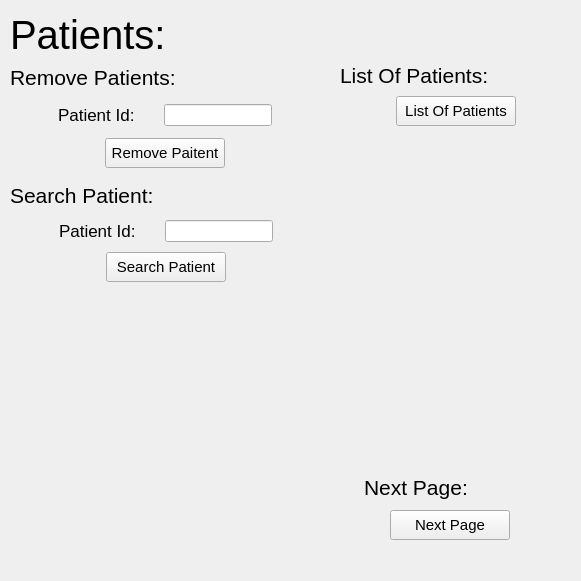
   <widget class="QWidget" name="Patients">
    <widget class="QLabel" name="label_5">
     <property name="geometry">
      <rect>
       <x>10</x>
       <y>10</y>
       <width>160</width>
       <height>50</height>
      </rect>
     </property>
     <property name="minimumSize">
      <size>
       <width>160</width>
       <height>50</height>
      </size>
     </property>
     <property name="maximumSize">
      <size>
       <width>160</width>
       <height>50</height>
      </size>
     </property>
     <property name="font">
      <font>
       <pointsize>30</pointsize>
      </font>
     </property>
     <property name="text">
      <string>Patients:</string>
     </property>
    </widget>
    <widget class="QWidget" name="layoutWidget">
     <property name="geometry">
      <rect>
       <x>10</x>
       <y>60</y>
       <width>310</width>
       <height>110</height>
      </rect>
     </property>
     <layout class="QVBoxLayout" name="verticalLayout_4">
      <item>
       <layout class="QHBoxLayout" name="horizontalLayout_12">
        <item>
         <widget class="QLabel" name="label_6">
          <property name="minimumSize">
           <size>
            <width>170</width>
            <height>30</height>
           </size>
          </property>
          <property name="maximumSize">
           <size>
            <width>170</width>
            <height>30</height>
           </size>
          </property>
          <property name="font">
           <font>
            <pointsize>16</pointsize>
           </font>
          </property>
          <property name="text">
           <string>Remove Patients:</string>
          </property>
         </widget>
        </item>
        <item>
         <spacer name="horizontalSpacer_20">
          <property name="orientation">
           <enum>Qt::Horizontal</enum>
          </property>
          <property name="sizeHint" stdset="0">
           <size>
            <width>40</width>
            <height>20</height>
           </size>
          </property>
         </spacer>
        </item>
       </layout>
      </item>
      <item>
       <layout class="QHBoxLayout" name="horizontalLayout_11">
        <item>
         <spacer name="horizontalSpacer_18">
          <property name="orientation">
           <enum>Qt::Horizontal</enum>
          </property>
          <property name="sizeHint" stdset="0">
           <size>
            <width>40</width>
            <height>20</height>
           </size>
          </property>
         </spacer>
        </item>
        <item>
         <widget class="QLabel" name="label_7">
          <property name="minimumSize">
           <size>
            <width>100</width>
            <height>30</height>
           </size>
          </property>
          <property name="maximumSize">
           <size>
            <width>100</width>
            <height>30</height>
           </size>
          </property>
          <property name="font">
           <font>
            <pointsize>13</pointsize>
           </font>
          </property>
          <property name="text">
           <string>Patient Id:</string>
          </property>
         </widget>
        </item>
        <item>
         <widget class="QLineEdit" name="Patient_Id_Remove_Patient"/>
        </item>
        <item>
         <spacer name="horizontalSpacer_19">
          <property name="orientation">
           <enum>Qt::Horizontal</enum>
          </property>
          <property name="sizeHint" stdset="0">
           <size>
            <width>40</width>
            <height>20</height>
           </size>
          </property>
         </spacer>
        </item>
       </layout>
      </item>
      <item>
       <layout class="QHBoxLayout" name="horizontalLayout_10">
        <item>
         <spacer name="horizontalSpacer_16">
          <property name="orientation">
           <enum>Qt::Horizontal</enum>
          </property>
          <property name="sizeHint" stdset="0">
           <size>
            <width>40</width>
            <height>20</height>
           </size>
          </property>
         </spacer>
        </item>
        <item>
         <widget class="QPushButton" name="Remove_Patient_Button">
          <property name="minimumSize">
           <size>
            <width>120</width>
            <height>30</height>
           </size>
          </property>
          <property name="maximumSize">
           <size>
            <width>120</width>
            <height>30</height>
           </size>
          </property>
          <property name="font">
           <font>
            <pointsize>11</pointsize>
           </font>
          </property>
          <property name="text">
           <string>Remove Paitent</string>
          </property>
         </widget>
        </item>
        <item>
         <spacer name="horizontalSpacer_17">
          <property name="orientation">
           <enum>Qt::Horizontal</enum>
          </property>
          <property name="sizeHint" stdset="0">
           <size>
            <width>40</width>
            <height>20</height>
           </size>
          </property>
         </spacer>
        </item>
       </layout>
      </item>
     </layout>
    </widget>
    <widget class="QWidget" name="layoutWidget">
     <property name="geometry">
      <rect>
       <x>340</x>
       <y>60</y>
       <width>232</width>
       <height>360</height>
      </rect>
     </property>
     <layout class="QVBoxLayout" name="verticalLayout_5">
      <item>
       <layout class="QHBoxLayout" name="horizontalLayout_13">
        <item>
         <widget class="QLabel" name="label_8">
          <property name="minimumSize">
           <size>
            <width>170</width>
            <height>30</height>
           </size>
          </property>
          <property name="maximumSize">
           <size>
            <width>170</width>
            <height>30</height>
           </size>
          </property>
          <property name="font">
           <font>
            <pointsize>16</pointsize>
           </font>
          </property>
          <property name="text">
           <string>List Of Patients:</string>
          </property>
         </widget>
        </item>
        <item>
         <spacer name="horizontalSpacer_23">
          <property name="orientation">
           <enum>Qt::Horizontal</enum>
          </property>
          <property name="sizeHint" stdset="0">
           <size>
            <width>40</width>
            <height>20</height>
           </size>
          </property>
         </spacer>
        </item>
       </layout>
      </item>
      <item>
       <layout class="QHBoxLayout" name="horizontalLayout_14">
        <item>
         <spacer name="horizontalSpacer_21">
          <property name="orientation">
           <enum>Qt::Horizontal</enum>
          </property>
          <property name="sizeHint" stdset="0">
           <size>
            <width>40</width>
            <height>20</height>
           </size>
          </property>
         </spacer>
        </item>
        <item>
         <widget class="QPushButton" name="List_Of_Patients_button">
          <property name="minimumSize">
           <size>
            <width>120</width>
            <height>30</height>
           </size>
          </property>
          <property name="maximumSize">
           <size>
            <width>120</width>
            <height>30</height>
           </size>
          </property>
          <property name="font">
           <font>
            <pointsize>11</pointsize>
           </font>
          </property>
          <property name="text">
           <string>List Of Patients</string>
          </property>
         </widget>
        </item>
        <item>
         <spacer name="horizontalSpacer_22">
          <property name="orientation">
           <enum>Qt::Horizontal</enum>
          </property>
          <property name="sizeHint" stdset="0">
           <size>
            <width>40</width>
            <height>20</height>
           </size>
          </property>
         </spacer>
        </item>
       </layout>
      </item>
      <item>
       <spacer name="verticalSpacer_9">
        <property name="orientation">
         <enum>Qt::Vertical</enum>
        </property>
        <property name="sizeHint" stdset="0">
         <size>
          <width>20</width>
          <height>40</height>
         </size>
        </property>
       </spacer>
      </item>
      <item>
       <widget class="QLabel" name="List_Of_Patients_Label">
        <property name="minimumSize">
         <size>
          <width>230</width>
          <height>270</height>
         </size>
        </property>
        <property name="maximumSize">
         <size>
          <width>230</width>
          <height>270</height>
         </size>
        </property>
        <property name="font">
         <font>
          <pointsize>11</pointsize>
         </font>
        </property>
        <property name="text">
         <string/>
        </property>
        <property name="wordWrap">
         <bool>true</bool>
        </property>
       </widget>
      </item>
      <item>
       <spacer name="verticalSpacer_12">
        <property name="orientation">
         <enum>Qt::Vertical</enum>
        </property>
        <property name="sizeHint" stdset="0">
         <size>
          <width>20</width>
          <height>40</height>
         </size>
        </property>
       </spacer>
      </item>
     </layout>
    </widget>
    <widget class="QWidget" name="layoutWidget">
     <property name="geometry">
      <rect>
       <x>10</x>
       <y>180</y>
       <width>312</width>
       <height>392</height>
      </rect>
     </property>
     <layout class="QVBoxLayout" name="verticalLayout_6">
      <item>
       <layout class="QHBoxLayout" name="horizontalLayout_17">
        <item>
         <widget class="QLabel" name="label_9">
          <property name="minimumSize">
           <size>
            <width>170</width>
            <height>30</height>
           </size>
          </property>
          <property name="maximumSize">
           <size>
            <width>170</width>
            <height>30</height>
           </size>
          </property>
          <property name="font">
           <font>
            <pointsize>16</pointsize>
           </font>
          </property>
          <property name="text">
           <string>Search Patient:</string>
          </property>
         </widget>
        </item>
        <item>
         <spacer name="horizontalSpacer_26">
          <property name="orientation">
           <enum>Qt::Horizontal</enum>
          </property>
          <property name="sizeHint" stdset="0">
           <size>
            <width>40</width>
            <height>20</height>
           </size>
          </property>
         </spacer>
        </item>
       </layout>
      </item>
      <item>
       <layout class="QHBoxLayout" name="horizontalLayout_16">
        <item>
         <spacer name="horizontalSpacer_27">
          <property name="orientation">
           <enum>Qt::Horizontal</enum>
          </property>
          <property name="sizeHint" stdset="0">
           <size>
            <width>40</width>
            <height>20</height>
           </size>
          </property>
         </spacer>
        </item>
        <item>
         <widget class="QLabel" name="label_10">
          <property name="minimumSize">
           <size>
            <width>100</width>
            <height>30</height>
           </size>
          </property>
          <property name="maximumSize">
           <size>
            <width>100</width>
            <height>30</height>
           </size>
          </property>
          <property name="font">
           <font>
            <pointsize>13</pointsize>
           </font>
          </property>
          <property name="text">
           <string>Patient Id:</string>
          </property>
         </widget>
        </item>
        <item>
         <widget class="QLineEdit" name="Patient_Id_Search_Patient"/>
        </item>
        <item>
         <spacer name="horizontalSpacer_28">
          <property name="orientation">
           <enum>Qt::Horizontal</enum>
          </property>
          <property name="sizeHint" stdset="0">
           <size>
            <width>40</width>
            <height>20</height>
           </size>
          </property>
         </spacer>
        </item>
       </layout>
      </item>
      <item>
       <layout class="QHBoxLayout" name="horizontalLayout_15">
        <item>
         <spacer name="horizontalSpacer_24">
          <property name="orientation">
           <enum>Qt::Horizontal</enum>
          </property>
          <property name="sizeHint" stdset="0">
           <size>
            <width>40</width>
            <height>20</height>
           </size>
          </property>
         </spacer>
        </item>
        <item>
         <widget class="QPushButton" name="Search_Patients_Button">
          <property name="minimumSize">
           <size>
            <width>120</width>
            <height>30</height>
           </size>
          </property>
          <property name="maximumSize">
           <size>
            <width>120</width>
            <height>30</height>
           </size>
          </property>
          <property name="font">
           <font>
            <pointsize>11</pointsize>
           </font>
          </property>
          <property name="text">
           <string>Search Patient</string>
          </property>
         </widget>
        </item>
        <item>
         <spacer name="horizontalSpacer_25">
          <property name="orientation">
           <enum>Qt::Horizontal</enum>
          </property>
          <property name="sizeHint" stdset="0">
           <size>
            <width>40</width>
            <height>20</height>
           </size>
          </property>
         </spacer>
        </item>
       </layout>
      </item>
      <item>
       <widget class="QLabel" name="Search_Patient_Label">
        <property name="minimumSize">
         <size>
          <width>310</width>
          <height>270</height>
         </size>
        </property>
        <property name="maximumSize">
         <size>
          <width>310</width>
          <height>270</height>
         </size>
        </property>
        <property name="font">
         <font>
          <pointsize>11</pointsize>
         </font>
        </property>
        <property name="text">
         <string/>
        </property>
        <property name="alignment">
         <set>Qt::AlignLeading|Qt::AlignLeft|Qt::AlignTop</set>
        </property>
        <property name="wordWrap">
         <bool>true</bool>
        </property>
       </widget>
      </item>
      <item>
       <spacer name="verticalSpacer_11">
        <property name="orientation">
         <enum>Qt::Vertical</enum>
        </property>
        <property name="sizeHint" stdset="0">
         <size>
          <width>20</width>
          <height>40</height>
         </size>
        </property>
       </spacer>
      </item>
     </layout>
    </widget>
    <widget class="QWidget" name="">
     <property name="geometry">
      <rect>
       <x>340</x>
       <y>470</y>
       <width>219</width>
       <height>72</height>
      </rect>
     </property>
     <layout class="QVBoxLayout" name="verticalLayout_7">
      <item>
       <layout class="QHBoxLayout" name="horizontalLayout_18">
        <item>
         <spacer name="horizontalSpacer_30">
          <property name="orientation">
           <enum>Qt::Horizontal</enum>
          </property>
          <property name="sizeHint" stdset="0">
           <size>
            <width>40</width>
            <height>20</height>
           </size>
          </property>
         </spacer>
        </item>
        <item>
         <widget class="QLabel" name="label_11">
          <property name="minimumSize">
           <size>
            <width>170</width>
            <height>30</height>
           </size>
          </property>
          <property name="maximumSize">
           <size>
            <width>170</width>
            <height>30</height>
           </size>
          </property>
          <property name="font">
           <font>
            <pointsize>16</pointsize>
           </font>
          </property>
          <property name="text">
           <string>Next Page:</string>
          </property>
         </widget>
        </item>
        <item>
         <spacer name="horizontalSpacer_29">
          <property name="orientation">
           <enum>Qt::Horizontal</enum>
          </property>
          <property name="sizeHint" stdset="0">
           <size>
            <width>40</width>
            <height>20</height>
           </size>
          </property>
         </spacer>
        </item>
       </layout>
      </item>
      <item>
       <layout class="QHBoxLayout" name="horizontalLayout_19">
        <item>
         <spacer name="horizontalSpacer_31">
          <property name="orientation">
           <enum>Qt::Horizontal</enum>
          </property>
          <property name="sizeHint" stdset="0">
           <size>
            <width>40</width>
            <height>20</height>
           </size>
          </property>
         </spacer>
        </item>
        <item>
         <widget class="QPushButton" name="Next_Page_Button_Patients">
          <property name="minimumSize">
           <size>
            <width>120</width>
            <height>30</height>
           </size>
          </property>
          <property name="maximumSize">
           <size>
            <width>120</width>
            <height>30</height>
           </size>
          </property>
          <property name="font">
           <font>
            <pointsize>11</pointsize>
           </font>
          </property>
          <property name="text">
           <string>Next Page</string>
          </property>
         </widget>
        </item>
        <item>
         <spacer name="horizontalSpacer_32">
          <property name="orientation">
           <enum>Qt::Horizontal</enum>
          </property>
          <property name="sizeHint" stdset="0">
           <size>
            <width>40</width>
            <height>20</height>
           </size>
          </property>
         </spacer>
        </item>
       </layout>
      </item>
     </layout>
    </widget>
   </widget>
